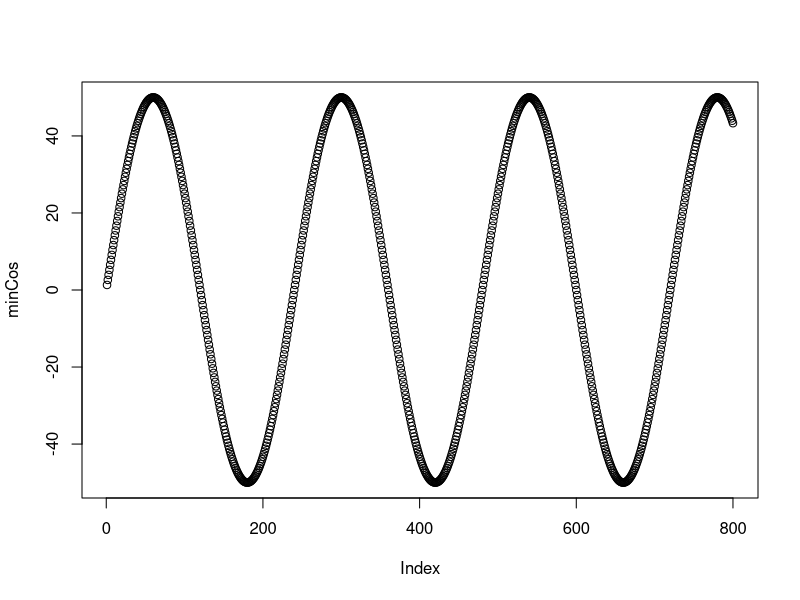
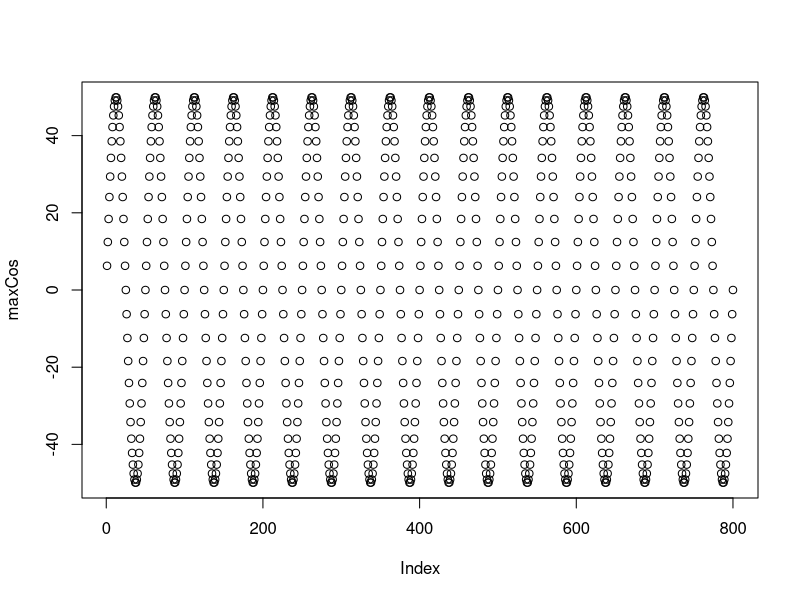

The R script that drew these images, in order:
y = seq(800)/30

maxCos <- 50*sin(y*pi*1.2)
minCos <- 50*sin(y*pi*0.25)

plot(minCos)
plot(maxCos)
head(maxCos)
head(minCos)
tail(maxCos)
tail(minCos)
